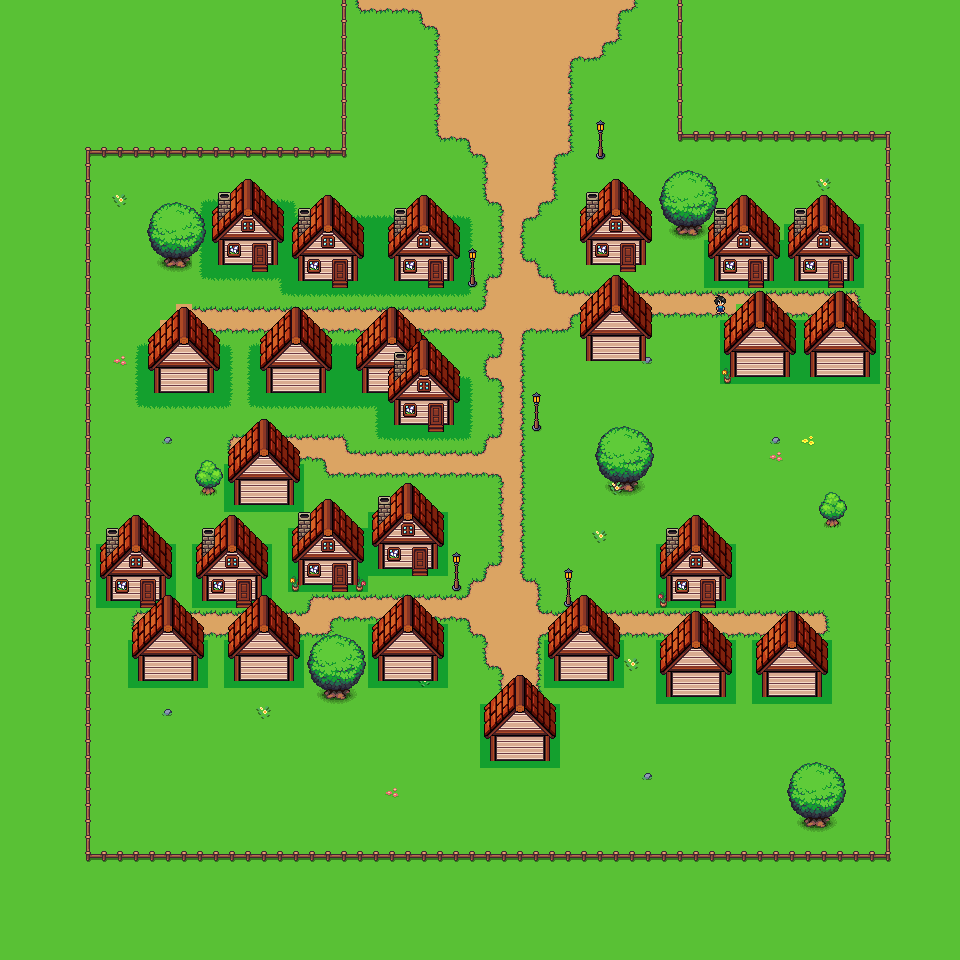

This game map was drawn from its Tiled (.tmx) file and the tilesets committed beside it. A one-line description and the trimmed map source follow:
An orthogonal 60x60 tile map with 16x16 px tiles, 6 tile layers (sol 1, déco sol, barrière, maison bis, ...), 6 tilesets and 52 objects (2x CochonTronc-10-10, 2x Taupe-10-10, center/door2, SpawnPoint, door1, ...).

<map version="1.10" tiledversion="1.12.1" orientation="orthogonal" renderorder="right-down" width="60" height="60" tilewidth="16" tileheight="16" infinite="0" nextlayerid="14" nextobjectid="56">
 <tileset firstgid="1" source="../tilesets/barrières.tsx" />
 <tileset firstgid="17" source="../tilesets/Chicken Blonde  Green.tsx" />
 <tileset firstgid="25" source="../tilesets/free_pixel_16_woods.tsx" />
 <tileset firstgid="289" source="../tilesets/House.tsx" />
 <tileset firstgid="387" source="../tilesets/Idle.tsx" />
 <tileset firstgid="435" source="../tilesets/Outdoor_Decor_Free.tsx" />
 <layer id="1" name="sol 1" width="60" height="60">
  <data>[3600 cells, 3600 non-empty, 6 distinct tile ids]</data>
 </layer>
 <layer id="4" name="déco sol" width="60" height="60">
  <data>[3600 cells, 550 non-empty, 71 distinct tile ids]</data>
 </layer>
 <layer id="2" name="barrière" width="60" height="60">
  <data>[3600 cells, 320 non-empty, 41 distinct tile ids]</data>
 </layer>
 <layer id="7" name="maison bis" width="60" height="60">
  <data>[3600 cells, 332 non-empty, 63 distinct tile ids]</data>
 </layer>
 <layer id="3" name="maisons" width="60" height="60">
  <data>[3600 cells, 331 non-empty, 60 distinct tile ids]</data>
 </layer>
 <layer id="5" name="PNJ" width="60" height="60">
  <data>[3600 cells, 5 non-empty, 5 distinct tile ids]</data>
 </layer>
 <objectgroup id="8" name="Collisions">
  <object id="1" x="0" y="0" width="352" height="160" />
  <object id="2" x="0" y="160" width="96" height="800" />
  <object id="3" x="96" y="848" width="864" height="112" />
  <object id="4" x="880" y="144" width="80" height="704" />
  <object id="5" x="672" y="0" width="288" height="144" />
  <object id="6" x="592" y="128" width="16" height="32" />
  <object id="7" x="672" y="176" width="32" height="64" />
  <object id="8" x="736" y="304" width="48" height="64" />
  <object id="9" x="608" y="432" width="32" height="64" />
  <object id="11" x="688" y="512" width="16" height="16" />
  <object id="12" x="672" y="528" width="48" height="64" />
  <object id="13" x="800" y="768" width="32" height="64" />
  <object id="14" x="496" y="688" width="48" height="64" />
  <object id="15" x="512" y="672" width="16" height="16" />
  <object id="16" x="448" y="560" width="16" height="32" />
  <object id="17" x="560" y="576" width="16" height="32" />
  <object id="18" x="304" y="512" width="48" height="64" />
  <object id="19" x="320" y="496" width="16" height="16" />
  <object id="20" x="272" y="320" width="48" height="64" />
  <object id="21" x="288" y="304" width="16" height="16" />
  <object id="22" x="320" y="640" width="32" height="64" />
  <object id="23" x="160" y="320" width="48" height="48" />
  <object id="24" x="224" y="224" width="48" height="48" />
  <object id="25" x="304" y="240" width="48" height="48" />
  <object id="26" x="400" y="240" width="48" height="48" />
  <object id="27" x="592" y="208" width="48" height="48" />
  <object id="28" x="720" y="224" width="48" height="48" />
  <object id="29" x="800" y="224" width="48" height="48" />
  <object id="30" x="816" y="320" width="48" height="48" />
  <object id="31" x="592" y="304" width="48" height="48" />
  <object id="32" x="400" y="384" width="48" height="48" />
  <object id="33" x="368" y="336" width="48" height="48" />
  <object id="34" x="240" y="448" width="48" height="48" />
  <object id="35" x="112" y="544" width="48" height="48" />
  <object id="36" x="208" y="544" width="48" height="48" />
  <object id="37" x="144" y="624" width="48" height="48" />
  <object id="38" x="240" y="624" width="48" height="48" />
  <object id="39" x="384" y="496" width="48" height="64" />
  <object id="40" x="384" y="624" width="48" height="48" />
  <object id="41" x="560" y="624" width="48" height="48" />
  <object id="42" x="672" y="640" width="48" height="48" />
  <object id="43" x="768" y="640" width="48" height="48" />
  <object id="44" x="160" y="240" width="32" height="32" />
 </objectgroup>
 <objectgroup id="9" name="Gates">
  <object id="47" name="center/door2" x="495.5" y="0" width="32.5" height="16" />
 </objectgroup>
 <objectgroup id="11" name="Points">
  <object id="45" name="SpawnPoint" x="512" y="208">
   <point />
  </object>
  <object id="46" name="door1" x="512" y="80">
   <point />
  </object>
 </objectgroup>
 <objectgroup id="12" name="SpawnArea">
  <object id="51" name="CochonTronc-10-10" x="208" y="288" width="240" height="48" />
  <object id="52" name="Taupe-10-10" x="464" y="496" width="176" height="96" />
  <object id="54" name="CochonTronc-10-10" x="672" y="400" width="176" height="80" />
  <object id="55" name="Taupe-10-10" x="384" y="96" width="176" height="112" />
 </objectgroup>
 <objectgroup id="13" name="NPC">
  <object id="49" name="NPC7" x="312" y="585">
   <point />
  </object>
  <object id="50" name="NPC8" x="505.5" y="648">
   <point />
  </object>
 </objectgroup>
</map>
